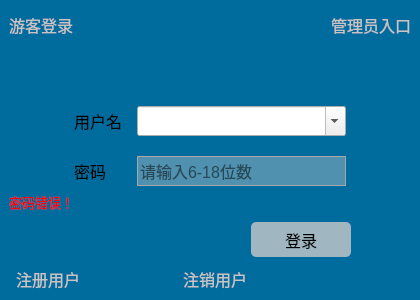
<?xml version="1.0" encoding="UTF-8"?>
<ui version="4.0">
 <class>MainWindow</class>
 <widget class="QMainWindow" name="MainWindow">
  <property name="geometry">
   <rect>
    <x>0</x>
    <y>0</y>
    <width>420</width>
    <height>300</height>
   </rect>
  </property>
  <property name="minimumSize">
   <size>
    <width>420</width>
    <height>300</height>
   </size>
  </property>
  <property name="maximumSize">
   <size>
    <width>420</width>
    <height>300</height>
   </size>
  </property>
  <property name="windowTitle">
   <string>MainWindow</string>
  </property>
  <widget class="QWidget" name="centralwidget">
   <property name="styleSheet">
    <string notr="true">#centralwidget{
	background-color: rgb(0, 107, 157);
	image: url(:/images/music.png);
}

</string>
   </property>
   <layout class="QVBoxLayout" name="verticalLayout_2">
    <item>
     <layout class="QHBoxLayout" name="horizontalLayout_4">
      <item>
       <widget class="QPushButton" name="pushButton_4">
        <property name="font">
         <font>
          <family>微软雅黑</family>
          <pointsize>12</pointsize>
         </font>
        </property>
        <property name="styleSheet">
         <string notr="true">QPushButton{
	color: rgb(197, 197, 197);
	border:none;
	background:transparent;
}

QPushButton::hover{
	color: rgb(255, 255, 255);
	border:none;
	background:transparent;
}</string>
        </property>
        <property name="text">
         <string>游客登录</string>
        </property>
       </widget>
      </item>
      <item>
       <spacer name="horizontalSpacer_7">
        <property name="orientation">
         <enum>Qt::Horizontal</enum>
        </property>
        <property name="sizeHint" stdset="0">
         <size>
          <width>70</width>
          <height>32</height>
         </size>
        </property>
       </spacer>
      </item>
      <item>
       <widget class="QPushButton" name="pushButton_5">
        <property name="font">
         <font>
          <family>微软雅黑</family>
          <pointsize>12</pointsize>
         </font>
        </property>
        <property name="styleSheet">
         <string notr="true">QPushButton{
	color: rgb(197, 197, 197);
	border:none;
	background:transparent;
}

QPushButton::hover{
	color: rgb(255, 255, 255);
	border:none;
	background:transparent;
}</string>
        </property>
        <property name="text">
         <string>管理员入口</string>
        </property>
       </widget>
      </item>
     </layout>
    </item>
    <item>
     <spacer name="verticalSpacer">
      <property name="orientation">
       <enum>Qt::Vertical</enum>
      </property>
      <property name="sizeHint" stdset="0">
       <size>
        <width>20</width>
        <height>55</height>
       </size>
      </property>
     </spacer>
    </item>
    <item>
     <layout class="QHBoxLayout" name="horizontalLayout" stretch="1,6,1">
      <item>
       <spacer name="horizontalSpacer">
        <property name="orientation">
         <enum>Qt::Horizontal</enum>
        </property>
        <property name="sizeHint" stdset="0">
         <size>
          <width>40</width>
          <height>20</height>
         </size>
        </property>
       </spacer>
      </item>
      <item>
       <layout class="QGridLayout" name="gridLayout">
        <property name="leftMargin">
         <number>15</number>
        </property>
        <property name="rightMargin">
         <number>15</number>
        </property>
        <property name="horizontalSpacing">
         <number>15</number>
        </property>
        <property name="verticalSpacing">
         <number>20</number>
        </property>
        <item row="1" column="0">
         <widget class="QLabel" name="label_2">
          <property name="sizePolicy">
           <sizepolicy hsizetype="Fixed" vsizetype="Preferred">
            <horstretch>0</horstretch>
            <verstretch>0</verstretch>
           </sizepolicy>
          </property>
          <property name="font">
           <font>
            <family>微软雅黑</family>
            <pointsize>12</pointsize>
           </font>
          </property>
          <property name="text">
           <string>密码</string>
          </property>
         </widget>
        </item>
        <item row="1" column="1">
         <widget class="QLineEdit" name="lineEdit_2">
          <property name="sizePolicy">
           <sizepolicy hsizetype="Preferred" vsizetype="Preferred">
            <horstretch>0</horstretch>
            <verstretch>0</verstretch>
           </sizepolicy>
          </property>
          <property name="minimumSize">
           <size>
            <width>0</width>
            <height>30</height>
           </size>
          </property>
          <property name="maximumSize">
           <size>
            <width>16777215</width>
            <height>30</height>
           </size>
          </property>
          <property name="font">
           <font>
            <pointsize>12</pointsize>
           </font>
          </property>
          <property name="styleSheet">
           <string notr="true">QLineEdit{
border: 1px solid rgb(167, 167, 167);
background-color: rgba(204, 204, 204,100);
}
QLineEdit::hover{
border: 1px solid rgb(167, 167, 167);
background-color: rgb(241, 241, 241);
}</string>
          </property>
          <property name="maxLength">
           <number>18</number>
          </property>
          <property name="echoMode">
           <enum>QLineEdit::Password</enum>
          </property>
          <property name="placeholderText">
           <string>请输入6-18位数</string>
          </property>
         </widget>
        </item>
        <item row="0" column="1">
         <widget class="QComboBox" name="comboBox_user">
          <property name="sizePolicy">
           <sizepolicy hsizetype="Preferred" vsizetype="Preferred">
            <horstretch>0</horstretch>
            <verstretch>0</verstretch>
           </sizepolicy>
          </property>
          <property name="minimumSize">
           <size>
            <width>0</width>
            <height>30</height>
           </size>
          </property>
          <property name="maximumSize">
           <size>
            <width>16777215</width>
            <height>30</height>
           </size>
          </property>
          <property name="font">
           <font>
            <family>微软雅黑</family>
            <pointsize>12</pointsize>
           </font>
          </property>
          <property name="styleSheet">
           <string notr="true">#comboBox_user{
border: 1px solid rgb(167, 167, 167);
background-color: rgba(204, 204, 204,100);
}
#comboBox_user:hover{
border: 1px solid rgb(167, 167, 167);
background-color: rgb(231, 231, 231);
}
#comboBox_user:drop-down{
background-color: rgba(204, 204, 204,100);
width:25px;
}
#comboBox_user:drop-down:hover{
background-color: rgb(182, 182, 182);
width:25px;
}
#comboBox_user:down-arrow{
	width:25px;
	image: url(:/images/down.png);
}</string>
          </property>
          <property name="editable">
           <bool>true</bool>
          </property>
         </widget>
        </item>
        <item row="0" column="0">
         <widget class="QLabel" name="label">
          <property name="sizePolicy">
           <sizepolicy hsizetype="Fixed" vsizetype="Preferred">
            <horstretch>0</horstretch>
            <verstretch>0</verstretch>
           </sizepolicy>
          </property>
          <property name="font">
           <font>
            <family>微软雅黑</family>
            <pointsize>12</pointsize>
           </font>
          </property>
          <property name="text">
           <string>用户名</string>
          </property>
         </widget>
        </item>
       </layout>
      </item>
      <item>
       <spacer name="horizontalSpacer_2">
        <property name="orientation">
         <enum>Qt::Horizontal</enum>
        </property>
        <property name="sizeHint" stdset="0">
         <size>
          <width>40</width>
          <height>20</height>
         </size>
        </property>
       </spacer>
      </item>
     </layout>
    </item>
    <item>
     <layout class="QVBoxLayout" name="verticalLayout">
      <property name="spacing">
       <number>10</number>
      </property>
      <item>
       <widget class="QLabel" name="label_tipe">
        <property name="sizePolicy">
         <sizepolicy hsizetype="Fixed" vsizetype="Fixed">
          <horstretch>0</horstretch>
          <verstretch>0</verstretch>
         </sizepolicy>
        </property>
        <property name="font">
         <font>
          <family>微软雅黑</family>
          <pointsize>10</pointsize>
         </font>
        </property>
        <property name="styleSheet">
         <string notr="true">color: rgb(255, 0, 0);</string>
        </property>
        <property name="text">
         <string>密码错误！</string>
        </property>
        <property name="alignment">
         <set>Qt::AlignLeading|Qt::AlignLeft|Qt::AlignVCenter</set>
        </property>
       </widget>
      </item>
      <item>
       <layout class="QHBoxLayout" name="horizontalLayout_2" stretch="4,2,1">
        <property name="bottomMargin">
         <number>0</number>
        </property>
        <item>
         <spacer name="horizontalSpacer_5">
          <property name="orientation">
           <enum>Qt::Horizontal</enum>
          </property>
          <property name="sizeHint" stdset="0">
           <size>
            <width>37</width>
            <height>17</height>
           </size>
          </property>
         </spacer>
        </item>
        <item>
         <widget class="QPushButton" name="pushButton">
          <property name="minimumSize">
           <size>
            <width>100</width>
            <height>35</height>
           </size>
          </property>
          <property name="maximumSize">
           <size>
            <width>100</width>
            <height>35</height>
           </size>
          </property>
          <property name="font">
           <font>
            <family>微软雅黑</family>
            <pointsize>12</pointsize>
           </font>
          </property>
          <property name="styleSheet">
           <string notr="true">QPushButton{
	border-radius:5px;
	background-color: rgba(204, 204, 204,200);
}

QPushButton::hover{
	border-radius:5px;
	background-color: rgb(243, 243, 243);
}</string>
          </property>
          <property name="text">
           <string>登录</string>
          </property>
         </widget>
        </item>
        <item>
         <spacer name="horizontalSpacer_6">
          <property name="orientation">
           <enum>Qt::Horizontal</enum>
          </property>
          <property name="sizeHint" stdset="0">
           <size>
            <width>37</width>
            <height>17</height>
           </size>
          </property>
         </spacer>
        </item>
       </layout>
      </item>
      <item>
       <layout class="QHBoxLayout" name="horizontalLayout_3" stretch="1,1,1,2">
        <item>
         <widget class="QPushButton" name="pushButton_2">
          <property name="font">
           <font>
            <family>微软雅黑</family>
            <pointsize>12</pointsize>
           </font>
          </property>
          <property name="styleSheet">
           <string notr="true">QPushButton{
	
	color: rgb(197, 197, 197);
	border:none;
	background:transparent;
}

QPushButton::hover{
	color: rgb(255, 255, 255);
	border:none;
	background:transparent;
}</string>
          </property>
          <property name="text">
           <string>注册用户</string>
          </property>
         </widget>
        </item>
        <item>
         <spacer name="horizontalSpacer_3">
          <property name="orientation">
           <enum>Qt::Horizontal</enum>
          </property>
          <property name="sizeHint" stdset="0">
           <size>
            <width>40</width>
            <height>20</height>
           </size>
          </property>
         </spacer>
        </item>
        <item>
         <widget class="QPushButton" name="pushButton_3">
          <property name="font">
           <font>
            <family>微软雅黑</family>
            <pointsize>12</pointsize>
           </font>
          </property>
          <property name="styleSheet">
           <string notr="true">QPushButton{
	color: rgb(197, 197, 197);
	border:none;
	background:transparent;
}

QPushButton::hover{
	color: rgb(255, 255, 255);
	border:none;
	background:transparent;
}</string>
          </property>
          <property name="text">
           <string>注销用户</string>
          </property>
         </widget>
        </item>
        <item>
         <spacer name="horizontalSpacer_4">
          <property name="orientation">
           <enum>Qt::Horizontal</enum>
          </property>
          <property name="sizeHint" stdset="0">
           <size>
            <width>40</width>
            <height>20</height>
           </size>
          </property>
         </spacer>
        </item>
       </layout>
      </item>
     </layout>
    </item>
   </layout>
  </widget>
 </widget>
 <resources/>
 <connections/>
</ui>
